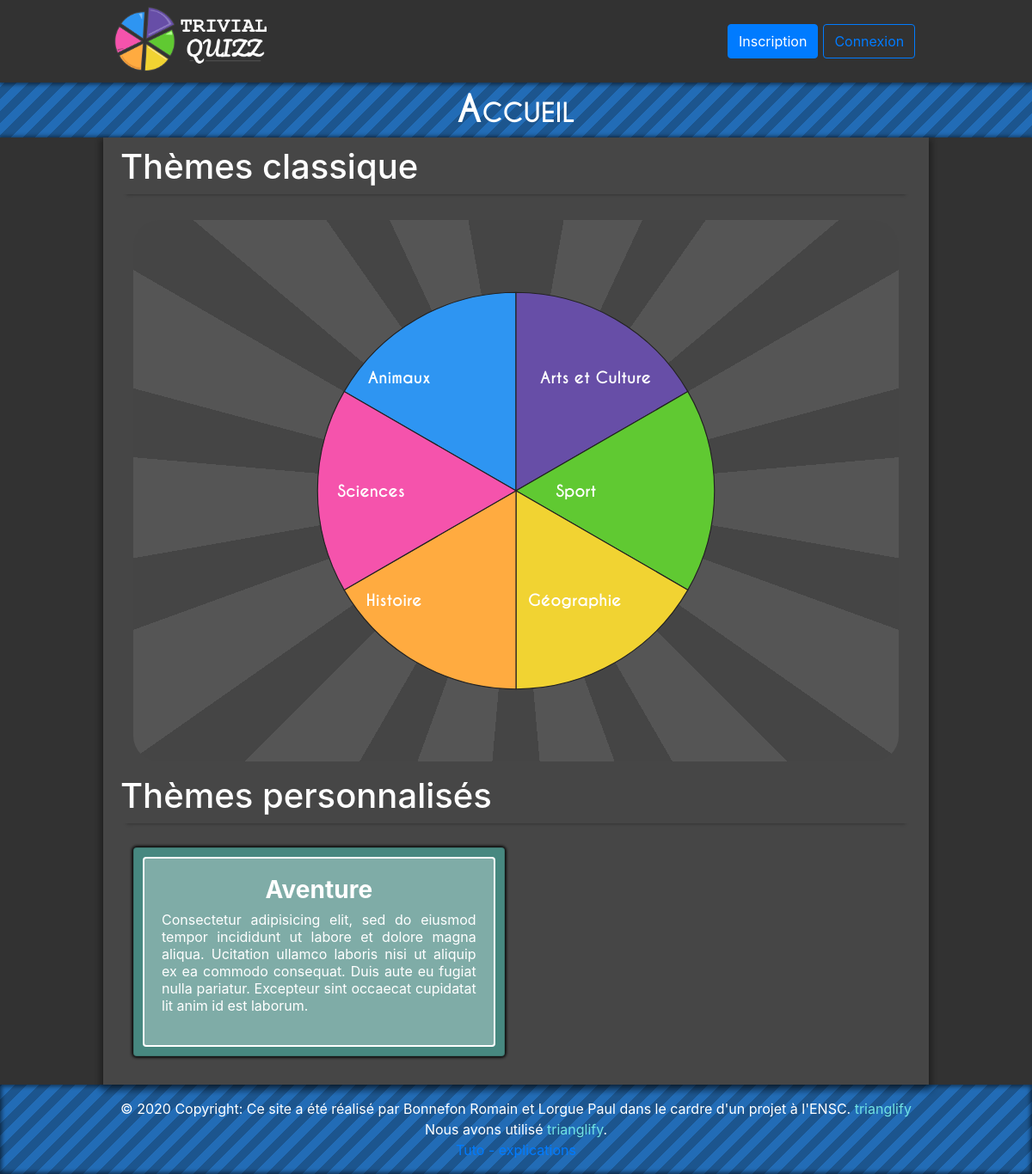
The page / on the database its author committed.
### tables this page shows
CREATE TABLE theme
(
  th_id INTEGER NOT NULL PRIMARY KEY AUTO_INCREMENT,
  th_nom VARCHAR(50) NOT NULL,
  th_couleur VARCHAR(7) NOT NULL,
  th_description VARCHAR(500),
  th_is_principal BIT(1)
);

### include/functions.php (called while the page is built, shortened)
<?php
  function tryQueryBDD($bdd, $sql)
  {
    try {
      $request = $bdd -> query($sql);
      $result = $request -> fetchAll();
      if(empty($result)) {
        return null;
      }
      else {
        return $result;
      }
    } catch (\Exception $e) {
      return null;
    }
  }
  function loadThemeFromSQLResult($result)
  {
    $_THEME["id"] = $result["th_id"];
    $_THEME["nom"] = $result["th_nom"];
    $_THEME["desc"] = $result["th_description"];
    $_THEME["couleur"] = $result["th_couleur"];
    $_THEME["is_Principal"] = $result["th_is_principal"];
    return $_THEME;
  }
  function tabFormat($data, $fonction){
    for($i = 0; $i<count($data); $i++)
    {
      $temp = $fonction($data[$i]);
      $id = $temp["id"];
      $_DATA["$id"] = $temp;
    }
    return $_DATA;
  }
        function getAllThemesPrincipauxInfos($bdd)
        {
          $data = tryQueryBDD($bdd, "SELECT * FROM theme WHERE th_is_principal = 1");
          return tabFormat($data, "loadThemeFromSQLResult");
        }
        function getAllThemesPersoInfos($bdd)
        {
          $data = tryQueryBDD($bdd, "SELECT * FROM theme WHERE th_is_principal != 1");
          return tabFormat($data, "loadThemeFromSQLResult");
        }
        function getNumbersOfQuizzesWithQuestionsOfThemes($bdd)
        {
          $data = tryQueryBDD($bdd, "SELECT COUNT(*) AS NB, th_id FROM quiz WHERE qui_id IN (SELECT qui_id FROM quiz_quest GROUP BY qui_id HAVING COUNT(qui_id) > 0) GROUP BY th_id ");
          foreach ($data as $infos)
          {
            $_NUMBERS[$infos["th_id"]] = $infos["NB"];
          }
          return $_NUMBERS;
        }
  function existNotEmptyThemeCustom($_NBOFQUIZZOFTHEME){
    foreach ($_NBOFQUIZZOFTHEME as $id => $value) {
      if($id > 6){
        return true;
      }
    }
    return false;
  }
  function generateCoordText($r, $R, $c, $ids){
    return
    array(
      $ids[0] => array($c-0.9*$R*cos(toRad(34)),$c-0.9*$R*sin(toRad(37))),
      $ids[1] => array($c+0.7*$R*cos(torad(80)),$c-0.9*$R*sin(toRad(37))),
      $ids[2] => array($c+0.2*$R,$c+0.03*$R),
      $ids[3] => array($c+0.7*$R*cos(torad(85)),$c+0.9*$R*sin(toRad(40))),
      $ids[4] => array($c-0.9*$R*cos(toRad(33)),$c+0.9*$R*sin(toRad(40))),
      $ids[5] => array($c-0.9*$R,$c+0.03*$R)
    );
  }
  function toRad($deg){
    return $deg*pi()/180;
  }
?>

### index.php (the view, shortened to what this page needs)
<?php
  require_once "include/liaisonbdd.php";
  require_once "include/functions.php";
  $themesPrincipaux = getAllThemesPrincipauxInfos($bdd);
  $themesCustoms = getAllThemesPersoInfos($bdd);
  $ids = array();
  $i = 0;
  foreach ($themesPrincipaux as $th) {
    $ids[$i++] = $th['id'];
  }
  $R = 200;
  $r = 0;
  $G = 1.3;
  $L = 2*($r+$G*$R);
  $c = $L/2;
  $pathUnfocus = generatePath($r, $R, $c, $ids);
  $coordTextUnfocus = generateCoordText($r, $R, $c, $ids);
  $_NBOFQUIZZOFTHEME = getNumbersOfQuizzesWithQuestionsOfThemes($bdd);
?>
<!doctype html>
<html lang="fr">
<head>
  <?php require_once "include/header.php"?>
  <link rel="stylesheet" type="text/css" href="css/style-index.css">
  <link rel="stylesheet" type="text/css" href="css/card-2.css">
  <link rel="stylesheet" type="text/css" href="css/modal.css">
</head>
<body>
  <?php require_once "include/navbar.php"?>
  <section class="bandeau-principal fond-bleu">
    Accueil
  </section>
  <section class="cadre-global">
    <div class="cadre-central">
      <div class="titre1">
        <h1>Thèmes classique</h1>
      </div>
      <article class="container">
        <div class="center div-roue">
            <svg id="roue-theme-classique" viewBox="0 0 <?="$L $L"?>">
              <?php
              $i = 0;
              foreach ($themesPrincipaux as $theme) {
              ?>
                <path class="theme<?=$theme['id']?>" d="<?=$pathUnfocus[$theme['id']]?>" fill="<?=$theme["couleur"]?>"/>
                <text id="th-text<?=$theme['id']?>" fill="#fff" x="<?=$coordTextUnfocus[$theme['id']][0]?>" y="<?=$coordTextUnfocus[$theme['id']][1]?>"><?=$theme["nom"]?></text>
                <path class="bt-theme theme<?=$theme['id']?>" d="<?=$pathUnfocus[$theme['id']]?>" fill="#ffffff00" stroke="#222" stroke-width="1" onclick="clickMainTheme(<?=$theme['id']?>)"/>
              <?php
              }
              ?>
              </svg>
          </div>
      </article>
      <div class="titre1">
        <h1>Thèmes personnalisés</h1>
      </div>
      <article class="container">
        <?php
          if(!existNotEmptyThemeCustom($_NBOFQUIZZOFTHEME)){
          ?>
            <p>
              Il n'y a aucun Thème personalisés n'a été créé, terrible ;( !
            </p>
          <?php
        } else {
          echo "<div class='card-columns'>";
          foreach ($themesCustoms as $id => $theme) {
            if( !isset($_NBOFQUIZZOFTHEME[$id]) || $_NBOFQUIZZOFTHEME[$id] <=0) {
              continue;
            }
        ?>
          <a class="card ripple-container dynamic-shadow"  href="quizz.php?theme=<?=$theme['id']?>" style="background-color: <?=$theme['couleur']?>">
              <div class="card-body">
                <h3><?=$theme['nom']?></h3>
                <p><?=$theme['desc']?></p>
            </div>
          </a>
        <?php
          }
        ?>
        </div>
      </article>
        <?php
      }
      ?>
    </div>
  </section>
</body>
</html>

### css/style-base.css (style rules this page uses)
:root { --navbar-height: 95px; }
.center { display: flex; justify-content: center; align-items: center; }
.bandeau-principal { height: auto; text-align: center; justify-content: center; align-items: center; font-size: 2.7rem; font-variant: small-caps; font-family: "CaviarDreams"; font-weight: bold; }
body { font-family: "CaviarDreams"; }
.fond-bleu { color: white; background: repeating-linear-gradient(-45deg, #1C558E, 10px, #226cb6 10px, #226cb6 20px); }
footer { color: white; background: repeating-linear-gradient(-45deg, #1C558E, 10px, #226cb6 10px, #226cb6 20px); box-shadow: inset 0px 0px 5px 2px rgba(0, 0, 0, .55); display: flex; justify-content: center; align-items: center; }
html { margin-top: var(--navbar-height); overflow-x: hidden; }
.cadre-global { box-shadow: 0px 0px 5px 1px rgba(0, 0, 0, .55); display: flex; width: auto; justify-content: center; background-color: rgb(50,50,50); min-height: calc(100vh - 1.7*var(--navbar-height)); }
body { background-color: rgb(50,50,50) !important; overflow-x: hidden; width: 100vw; }
.cadre-central { box-shadow: 2px 5px 6px 3px rgba(0, 0, 0, .2), -2px 5px 6px 3px rgba(0, 0, 0, .2); width: 70%; height: 100%; padding: 10px 20px 15px 20px; background-color: rgb(70,70,70); color: white; min-height: calc(100vh - 1.7*var(--navbar-height)); }
.titre1, .titre2 { display: flex; flex-flow: row nowrap; justify-content: space-between; }
.titre1 { font-size: 2.5rem; box-shadow: 0px 7px 4px -7px rgba(0,0,0,.4); margin-bottom: 15px; }
.div-roue { margin-top: 30px; padding-top: 15px; padding-bottom: 15px; border-radius: 30px; background-image: repeating-conic-gradient(from 0deg, #454545 0deg 10deg, #555555 10deg 25deg); margin-bottom: 15px; }
.blue-text { color: #71E3E3 !important; }
a { text-decoration: none !important; }
@media (min-width: 768px) and (max-width: 1200px) { .navbar-center, .cadre-central { width: 80% !important; } }
@media (min-width: 768px) and (max-width: 1200px) { .titre1 { font-size: 2rem; } }
.dynamic-shadow { box-shadow: 0 0 3px 2px rgba(0,0,0,0.8); }
.ripple-container { overflow: hidden; }

### css/style-index.css (style rules this page uses)
:root { --line-height-card: 20px; }
#roue-theme-classique { height: 600px; width: 600px; min-width: 600px; }
text { font-weight: bold; font-family: 'CaviarDreams'; }
.card { max-height: 250px; color: white !important; }
.card p { overflow: hidden; max-height: calc(var(--line-height-card)*8); line-height: var(--line-height-card); }
.card-body { margin: 10px; max-height: 230px; }

### css/card-2.css (style rules this page uses)
.card { overflow: hidden; color: #555; margin-top: 3%; }
.card-body > h3 { text-align: center; font-weight: bold; }
.card-body > p { text-align: justify; }
.card-columns { column-gap: 3%; }
.card-body { background-color: rgba(255, 255,255, 0.3) !important; margin: 10px !important; border-radius: inherit !important; border: solid 2px #fff !important; }
@media (min-width: 777px) { .card-columns { column-count: 2; } }

### rows shown on the page
theme: th_nom "Animaux"
theme: th_nom "Arts et Culture"
theme: th_nom "Sport"
theme: th_nom "Géographie"
theme: th_nom "Histoire"
theme: th_nom "Sciences"
theme: th_nom "Aventure", th_description "Consectetur adipisicing elit, sed do eiusmod tempor incididunt ut labore et dolore magna aliqua. Ucitation ullamco laboris nisi ut aliquip ex ea commodo consequat. Duis aute eu fugiat nulla pariatur. Excepteur sint occaecat cupidatat lit anim id est laborum."
